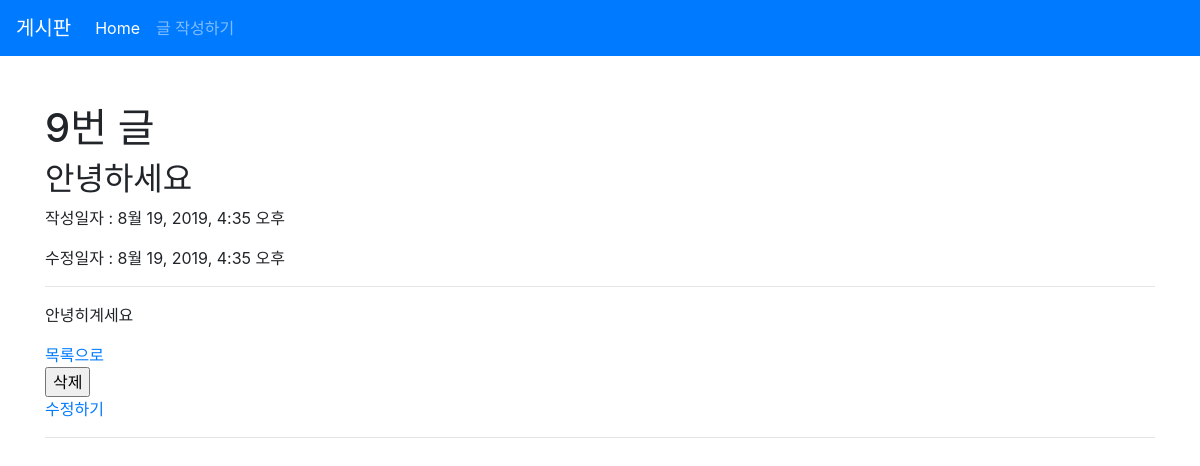
The page /articles/9/ on the database as committed earlier.
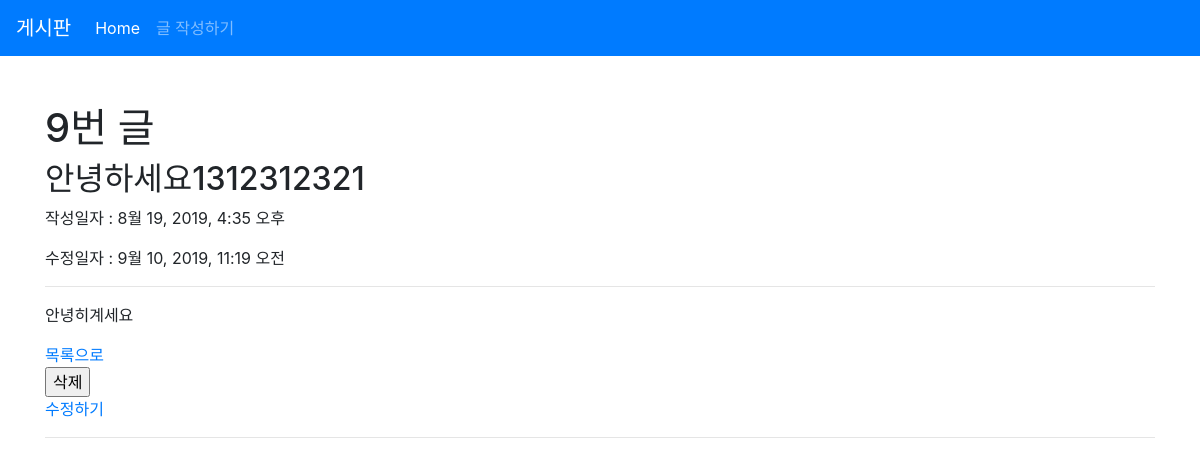
The same page on the database as committed later.
### articles/models.py (models this page shows, shortened)
class Article(models.Model):
    title = models.CharField(max_length=10)
    content = models.TextField()
    created_at = models.DateTimeField(auto_now_add=True)
    updated_at = models.DateTimeField(auto_now=True)

### articles/views.py (the view)
# urls.py: path('<int:article_pk>/', views.detail, name='detail'),
def detail(request, article_pk):
    article = Article.objects.get(pk=article_pk)
    context = {
        'article': article
    }
    return render(request, 'articles/detail.html', context)

### articles/templates/articles/detail.html (shortened to what this page needs)
{% extends 'articles/base.html' %}
{% block body %}
<h1>{{ article.id }}번 글</h1>
<h2>{{ article.title }}</h2>
<p>작성일자 : {{ article.created_at }}</p>
<p>수정일자 : {{ article.updated_at }}</p>
<hr>
<p>{{ article.content }}</p>
<a href="{% url 'articles:index' %}">목록으로</a>
<form action="{% url 'articles:delete' article.pk %}" method="POST"
onclick="return confirm('진짜 지울래?')">
    <input type="submit" value="삭제">
</form>
<a href="{% url 'articles:update' article.pk %}">수정하기</a>
<hr>
{% endblock %}

### articles/templates/articles/base.html (shortened to what this page needs)
<!DOCTYPE html>
<html lang="ko">
<head>
  <link rel="stylesheet" href="https://stackpath.bootstrapcdn.com/bootstrap/4.3.1/css/bootstrap.min.css"
>
</head>
<body>
  <nav class="navbar navbar-expand-lg navbar-dark bg-primary">
    <a class="navbar-brand" href="/articles/">게시판</a>
    <div class="collapse navbar-collapse" id="navbarNav">
      <ul class="navbar-nav">
        <li class="nav-item active">
          <a class="nav-link" href="/articles/">Home <span class="sr-only">(current)</span></a>
        </li>
        <li class="nav-item">
          <a class="nav-link" href="/articles/new/">글 작성하기</a>
        </li>
      </ul>
    </div>
  </nav>
  <div class="container mt-5">
    {% block body %}
    {% endblock %}
  </div>
</body>
</html>

Rows that differ between the two databases and show on the page:
changed Article "안녕히계세요": title "안녕하세요" → "안녕하세요1312312321"; updated_at "8월 19, 2019, 4:35 오후" → "9월 10, 2019, 11:19 오전"
